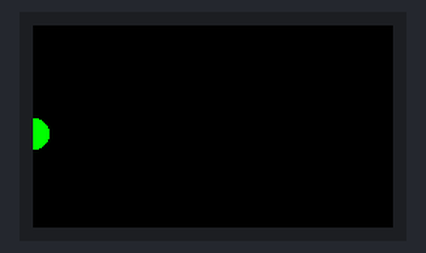
A sketch run on a simulated ESP32-S3. Shown: 240×135 colour display.

Above: at 0.24 s.
At 1.04 s:
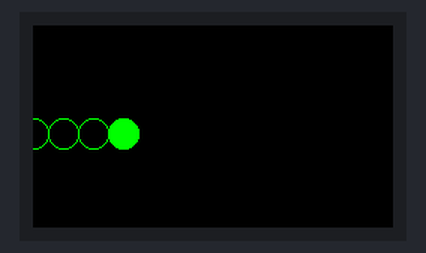
At 1.84 s:
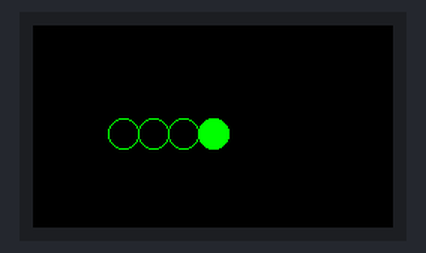
At 3.58 s:
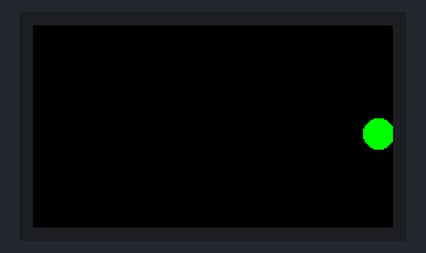
At 5.31 s:
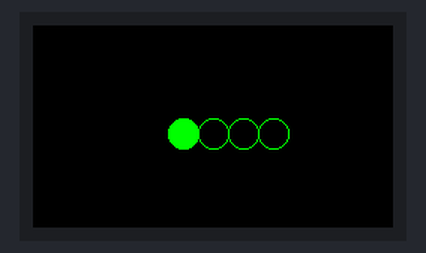
At 7.05 s:
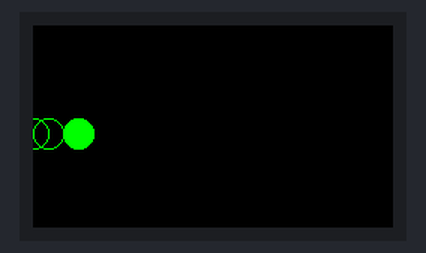

Measured:
- by itself, everything shown: repeats every 6.4 s, in 48 steps

The sketch:

display3.ino
```cpp
#include <M5Cardputer.h>

void clearBackgrownd(void) {
    M5Cardputer.Display.fillRect(0, 0, M5Cardputer.Display.width(), M5Cardputer.Display.height(), BLACK);
}

void circle(int &x) {
    M5Cardputer.Display.fillCircle(x, 72, 10, GREEN);
}

void shadow(int &x, bool direction, int amount) {
    for (unsigned int i = 1; i - 1 < amount; ++i) {
        M5Cardputer.Display.drawCircle(x + i * (direction ? -20 : 20), 72, 10, GREEN);
    }
}

void redirection(int *x, bool *direction) {
    if (*x == M5Cardputer.Display.width()) {
        *direction = false;
    } else if (*x == 0) {
        *direction = true;
    }
    *x += (*direction ? 10 : -10);
}

void setup(void) {
    M5Cardputer.begin(M5.config());
}

void loop(void) {
    static int x = 0;
    static bool direction = true;

    clearBackgrownd();
    circle(x);
    shadow(x, direction, 3);
    redirection(&x, &direction);

    delay(100);
}
```
